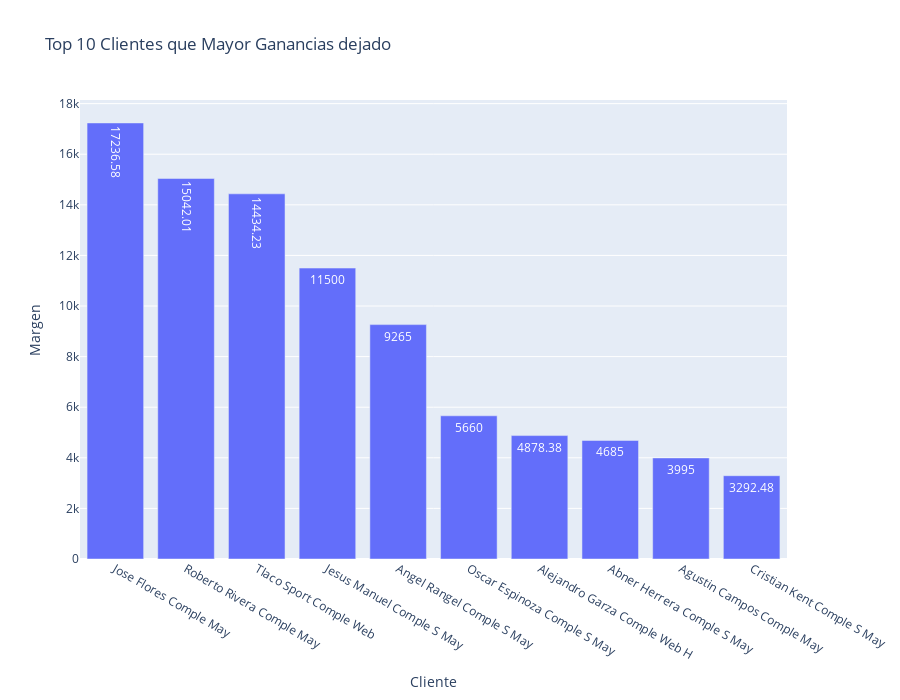

Here is the notebook cell this chart was saved with:
### Code cell
#Con nuestro DF de Compras de Clientes en general, obtenemos los primeros 10 clientes que mayores MARGENES han dejado en su historial de compras
fig = px.bar(dfClientesComprasGeneral, x='Cliente', y='Margen', title="Top 10 Clientes que Mayor Ganancias dejado",
             text='Margen',
             height=700)
fig.show()

### Figure 1 — Plotly figure (JSON) as saved in the notebook; plotly's stock layout.template omitted (floating-point values rounded to 4 significant figures)
{"data": [{"hovertemplate": "Cliente=%{x}<br>Margen=%{text}<extra></extra>", "legendgroup": "", "marker": {"color": "#636efa", "pattern": {"shape": ""}}, "name": "", "orientation": "v", "showlegend": false, "text": [17240.0, 15040.0, 14430.0, 11500.0, 9265.0, 5660.0, 4878.0, 4685.0, 3995.0, 3292.0], "textposition": "auto", "type": "bar", "x": ["Jose Flores Comple May", "Roberto Rivera Comple May", "Tlaco Sport Comple Web", "Jesus Manuel Comple S May", "Angel Rangel Comple S May", "Oscar Espinoza Comple S May", "Alejandro Garza Comple Web H", "Abner Herrera Comple S May", "Agustin Campos Comple May", "Cristian Kent Comple S May"], "xaxis": "x", "y": [17240.0, 15040.0, 14430.0, 11500.0, 9265.0, 5660.0, 4878.0, 4685.0, 3995.0, 3292.0], "yaxis": "y"}], "layout": {"barmode": "relative", "height": 700, "legend": {"tracegroupgap": 0}, "title": {"text": "Top 10 Clientes que Mayor Ganancias dejado"}, "xaxis": {"anchor": "y", "domain": [0, 1], "title": {"text": "Cliente"}}, "yaxis": {"anchor": "x", "domain": [0, 1], "title": {"text": "Margen"}}}}
